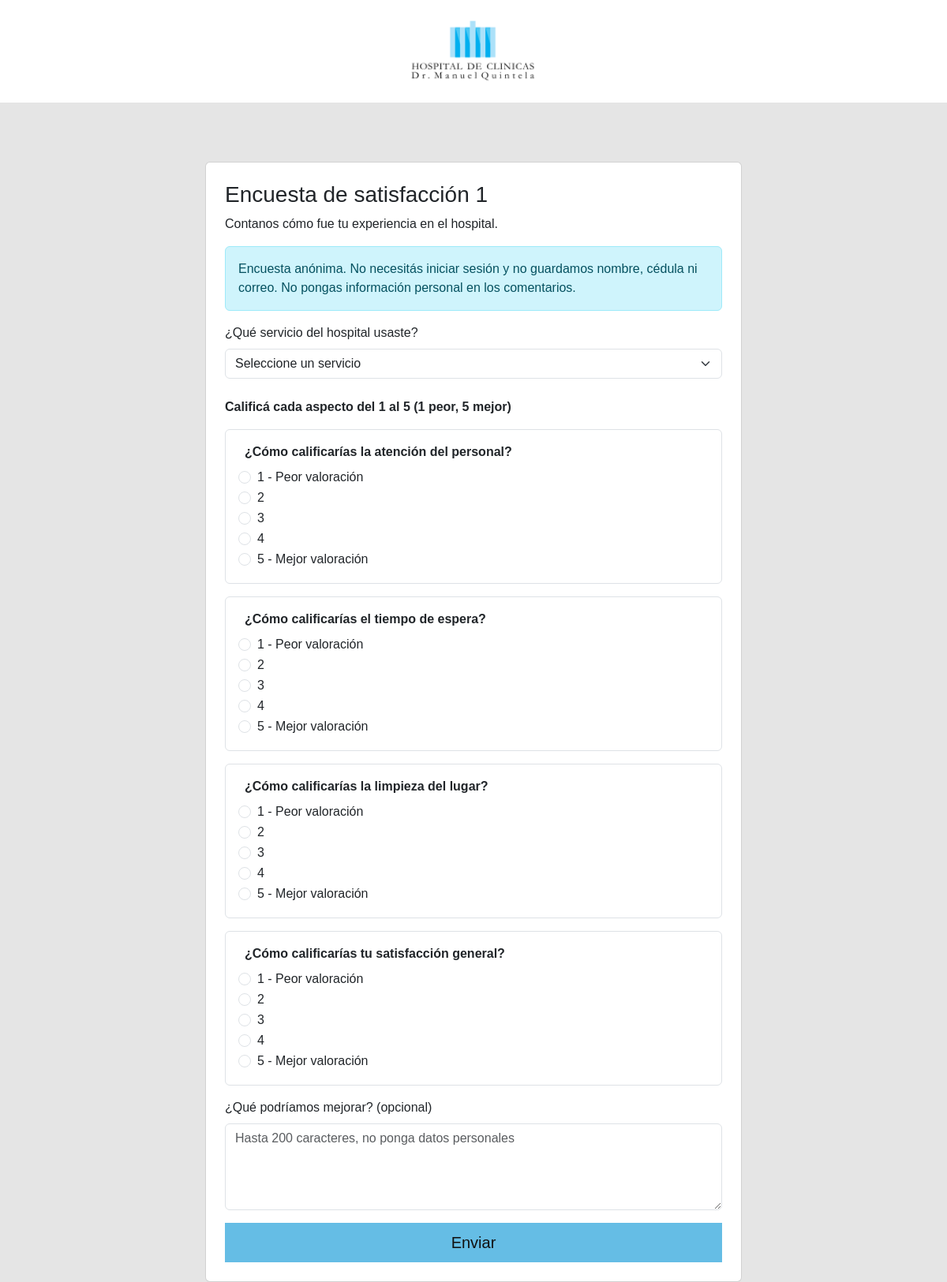
/encuestas/encuesta.php, run on the app's committed database.
### tables this page shows
CREATE TABLE IF NOT EXISTS encuestas (
  id_encuesta  INT UNSIGNED NOT NULL AUTO_INCREMENT PRIMARY KEY,
  titulo       VARCHAR(150) NOT NULL,
  descripcion  TEXT NULL,
  estado       TINYINT(1) NOT NULL DEFAULT 1,
  fecha_inicio DATE NOT NULL,
  fecha_fin    DATE NULL
);

### htdocs/encuestas/encuesta.php (the view, shortened to what this page needs)
<?php
require_once __DIR__ . "/../includes/funciones.php";
require_once __DIR__ . "/../conexion.php";
$id_encuesta = filter_input(INPUT_GET, "id_encuesta", FILTER_VALIDATE_INT);
if ($id_encuesta === null) {
    $id_encuesta = 1;
}
$consulta = $conexion->prepare("
    SELECT id_encuesta, titulo, descripcion
    FROM encuestas
    WHERE id_encuesta = :id_encuesta
      AND estado = 1
      AND fecha_inicio <= CURRENT_DATE()
      AND (fecha_fin IS NULL OR fecha_fin >= CURRENT_DATE())
    LIMIT 1
");
$consulta->execute([":id_encuesta" => $id_encuesta]);
$encuesta = $consulta->fetch(PDO::FETCH_ASSOC);
$servicios = $conexion->query("
    SELECT id_servicio, nombre_servicio
    FROM servicios
    WHERE estado = 1
    ORDER BY nombre_servicio ASC
")->fetchAll(PDO::FETCH_ASSOC);
$preguntas = [
    "atencion_personal"    => "¿Cómo calificarías la atención del personal?",
    "tiempo_de_espera"     => "¿Cómo calificarías el tiempo de espera?",
    "limpieza"             => "¿Cómo calificarías la limpieza del lugar?",
    "satisfaccion_general" => "¿Cómo calificarías tu satisfacción general?",
];
?>
<main class="contenido">
    <div class="card mx-auto" style="max-width: 680px;">
        <div class="card-body p-4">
            <h3><?= e($encuesta["titulo"]) ?></h3>
            <?php if (!empty($encuesta["descripcion"])): ?>
                <p><?= e($encuesta["descripcion"]) ?></p>
            <?php endif; ?>
            <div class="alert alert-info">
                Encuesta anónima. No necesitás iniciar sesión y no guardamos nombre,
                cédula ni correo. No pongas información personal en los comentarios.
            </div>
            <?php if (count($servicios) === 0): ?>
                <p>No hay servicios disponibles para la encuesta en este momento.</p>
            <?php else: ?>
                <form action="guardar_encuesta.php" method="POST">
                    <div class="mb-4">
                        <label for="id_servicio" class="form-label">¿Qué servicio del hospital usaste?</label>
                        <select name="id_servicio" id="id_servicio" class="form-select" required>
                            <option value="">Seleccione un servicio</option>
                        </select>
                    </div>
                    <p class="fw-bold">Calificá cada aspecto del 1 al 5 (1 peor, 5 mejor)</p>
                    <?php foreach ($preguntas as $campo => $texto): ?>
                        <fieldset class="border rounded p-3 mb-3">
                            <legend class="fs-6 fw-bold w-auto px-2"><?= e($texto) ?></legend>
                            <?php for ($valor = 1; $valor <= 5; $valor++): ?>
                                <div class="form-check">
                                    <input class="form-check-input" type="radio"
                                           name="<?= e($campo) ?>" id="<?= e($campo) . $valor ?>"
                                           value="<?= $valor ?>" required>
                                    <label class="form-check-label" for="<?= e($campo) . $valor ?>">
                                        <?= $valor ?>
                                        <?php if ($valor === 1): ?> - Peor valoración
                                        <?php elseif ($valor === 5): ?> - Mejor valoración
                                        <?php endif; ?>
                                    </label>
                                </div>
                            <?php endfor; ?>
                        </fieldset>
                    <?php endforeach; ?>
                    <div class="mb-3">
                        <label for="comentario" class="form-label">¿Qué podríamos mejorar? (opcional)</label>
                        <textarea name="comentario" id="comentario" class="form-control" rows="4"
                                  maxlength="200"
                                  placeholder="Hasta 200 caracteres, no ponga datos personales"></textarea>
                    </div>
                    <button type="submit" class="btn boton w-100">Enviar</button>
                </form>
            <?php endif; ?>
        </div>
    </div>
</main>

### htdocs/tb.css (style rules this page uses)
body { margin: 0; background-color: #e5e5e5; font-family: Arial, sans-serif; }
.contenido { max-width: 1225px; margin: 75px auto 0; }
.boton { background-color: #65bde5; color: #111; border: none; border-radius: 0; padding: 10px 35px; font-size: 20px; min-width: 255px; }
.contenido { padding-left: 20px; padding-right: 20px; }

### data on the page
encuestas: titulo "Encuesta de satisfacción 1", descripcion "Contanos cómo fue tu experiencia en el hospital."

### other printed values
$texto "¿Cómo calificarías la atención del personal?"
$texto "¿Cómo calificarías el tiempo de espera?"
$texto "¿Cómo calificarías la limpieza del lugar?"
$texto "¿Cómo calificarías tu satisfacción general?"
